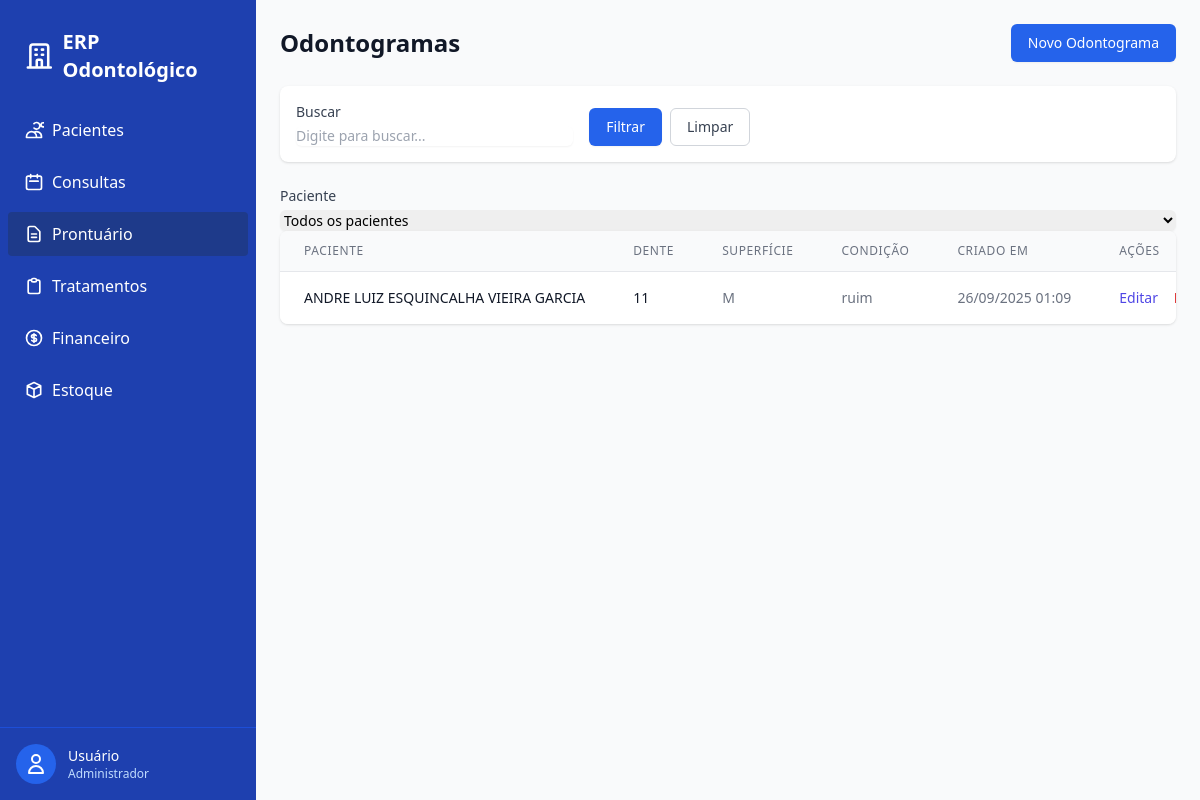
The page /prontuario/odontograma/ (signed in) on the database as committed earlier.
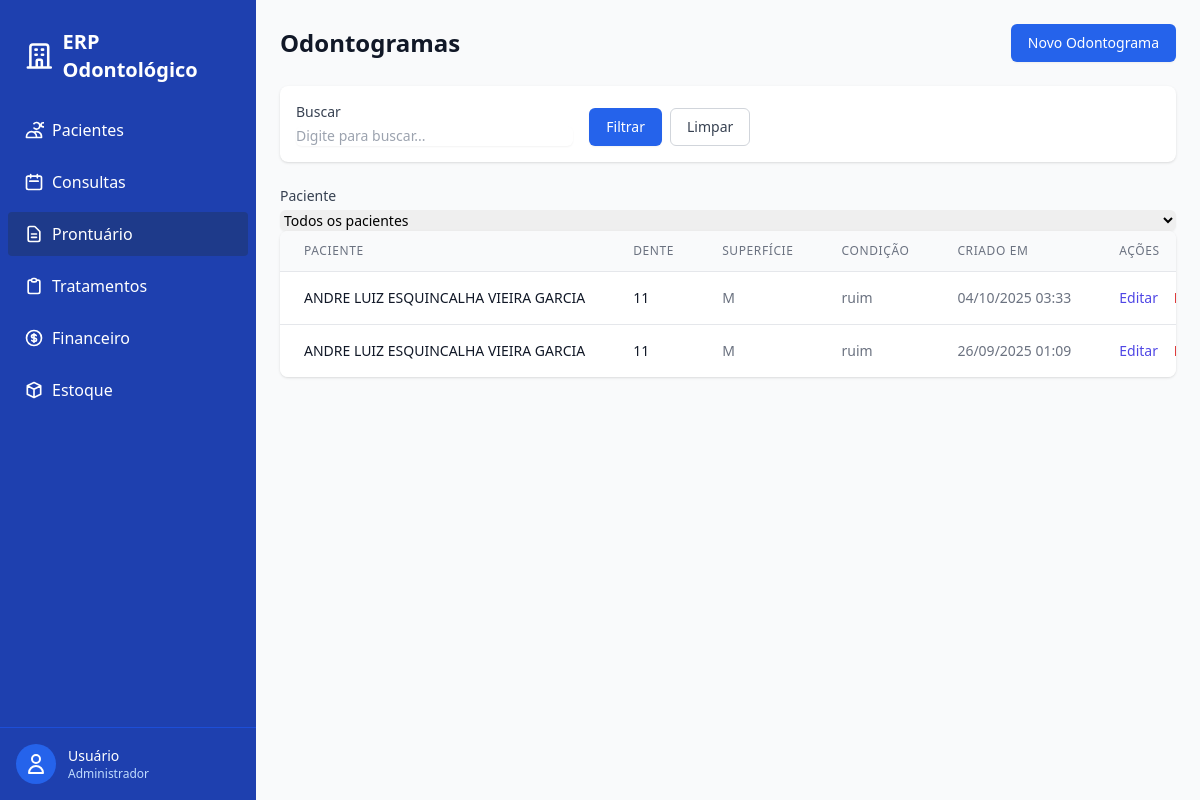
The same page on the database as committed later.
### prontuario/models.py (models this page shows, shortened)
class Odontograma(models.Model):
    class Dente(models.TextChoices):
        D11 = "11", "11 - Incisivo Central Superior Direito"
        D12 = "12", "12 - Incisivo Lateral Superior Direito"
        D13 = "13", "13 - Canino Superior Direito"
        D14 = "14", "14 - 1º Pré-molar Superior Direito"
        D15 = "15", "15 - 2º Pré-molar Superior Direito"
        D16 = "16", "16 - 1º Molar Superior Direito"
        D17 = "17", "17 - 2º Molar Superior Direito"
        D18 = "18", "18 - 3º Molar Superior Direito"
        D21 = "21", "21 - Incisivo Central Superior Esquerdo"
        D22 = "22", "22 - Incisivo Lateral Superior Esquerdo"
        D23 = "23", "23 - Canino Superior Esquerdo"
        D24 = "24", "24 - 1º Pré-molar Superior Esquerdo"
        D25 = "25", "25 - 2º Pré-molar Superior Esquerdo"
        D26 = "26", "26 - 1º Molar Superior Esquerdo"
        D27 = "27", "27 - 2º Molar Superior Esquerdo"
        D28 = "28", "28 - 3º Molar Superior Esquerdo"
        D31 = "31", "31 - Incisivo Central Inferior Esquerdo"
        D32 = "32", "32 - Incisivo Lateral Inferior Esquerdo"
        D33 = "33", "33 - Canino Inferior Esquerdo"
        D34 = "34", "34 - 1º Pré-molar Inferior Esquerdo"
        D35 = "35", "35 - 2º Pré-molar Inferior Esquerdo"
        D36 = "36", "36 - 1º Molar Inferior Esquerdo"
        D37 = "37", "37 - 2º Molar Inferior Esquerdo"
        D38 = "38", "38 - 3º Molar Inferior Esquerdo"
        D41 = "41", "41 - Incisivo Central Inferior Direito"
        D42 = "42", "42 - Incisivo Lateral Inferior Direito"
        D43 = "43", "43 - Canino Inferior Direito"
        D44 = "44", "44 - 1º Pré-molar Inferior Direito"
        D45 = "45", "45 - 2º Pré-molar Inferior Direito"
        D46 = "46", "46 - 1º Molar Inferior Direito"
        D47 = "47", "47 - 2º Molar Inferior Direito"
        D48 = "48", "48 - 3º Molar Inferior Direito"
        D51 = "51", "51 - Incisivo Central Superior Direito (decíduo)"
        D52 = "52", "52 - Incisivo Lateral Superior Direito (decíduo)"
        D53 = "53", "53 - Canino Superior Direito (decíduo)"
        D54 = "54", "54 - 1º Molar Superior Direito (decíduo)"
        D55 = "55", "55 - 2º Molar Superior Direito (decíduo)"
        D61 = "61", "61 - Incisivo Central Superior Esquerdo (decíduo)"
        D62 = "62", "62 - Incisivo Lateral Superior Esquerdo (decíduo)"
        D63 = "63", "63 - Canino Superior Esquerdo (decíduo)"
        D64 = "64", "64 - 1º Molar Superior Esquerdo (decíduo)"
        D65 = "65", "65 - 2º Molar Superior Esquerdo (decíduo)"
        D71 = "71", "71 - Incisivo Central Inferior Esquerdo (decíduo)"
        D72 = "72", "72 - Incisivo Lateral Inferior Esquerdo (decíduo)"
        D73 = "73", "73 - Canino Inferior Esquerdo (decíduo)"
        D74 = "74", "74 - 1º Molar Inferior Esquerdo (decíduo)"
        D75 = "75", "75 - 2º Molar Inferior Esquerdo (decíduo)"
        D81 = "81", "81 - Incisivo Central Inferior Direito (decíduo)"
        D82 = "82", "82 - Incisivo Lateral Inferior Direito (decíduo)"
        D83 = "83", "83 - Canino Inferior Direito (decíduo)"
        D84 = "84", "84 - 1º Molar Inferior Direito (decíduo)"
        D85 = "85", "85 - 2º Molar Inferior Direito (decíduo)"
    class Superficie(models.TextChoices):
        M = "M", "Mesial"
        D = "D", "Distal"
        O = "O", "Oclusal"
        I = "I", "Incisal"
        V = "V", "Vestibular/Bucal"
        P = "P", "Palatina"
        L = "L", "Lingual"
    paciente = models.ForeignKey(
        Paciente,
        verbose_name=("Paciente"),
        on_delete=models.PROTECT
    )
    dente = models.CharField(max_length=2, choices=Dente.choices)
    superficie = models.CharField(
        max_length=1,
        choices=Superficie.choices,
        blank=True
    )
    condicao = models.CharField(max_length=100)
    procedimento_executado = models.ForeignKey(
        ProcedimentoExecutado, on_delete=models.SET_NULL, null=True, blank=True, related_name="alteracoes_odontograma"
    )
    criado_em = models.DateTimeField(auto_now_add=True)
    class Meta:
        ordering = ["paciente", "dente"]
        verbose_name = "Odontograma"
        verbose_name_plural = "Odontogramas"

### pacientes/models.py (models this page shows, shortened)
class Paciente(models.Model):
    nome = models.CharField(max_length=250)
    cpf = models.CharField(unique=True)
    data_nascimento = models.DateField()
    telefone = models.CharField()
    email = models.EmailField(blank=True)
    endereco = models.TextField(blank=True)
    is_active = models.BooleanField(default=True)
    deleted_at = models.DateTimeField(null=True, blank=True)
    criado_em = models.DateTimeField(auto_now_add=True)
    atualizado_em = models.DateTimeField(auto_now=True)
    class Meta:
        ordering = ['nome']
        verbose_name = "Paciente"
        verbose_name_plural = "Pacientes"

### prontuario/views.py (the view)
# urls.py: path("odontograma/", views.OdontogramaListView.as_view(), name="odontograma_list"),
class OdontogramaListView(LoginRequiredMixin, PermissionRequiredMixin, ListView):
    model = Odontograma
    template_name = "prontuario/odontograma_list.html"
    context_object_name = "odontogramas"
    paginate_by = 30
    permission_required = "prontuario.view_odontograma"
    def get_queryset(self):
        qs = super().get_queryset().select_related("paciente")
        pid = self.request.GET.get("paciente")
        if pid:
            qs = qs.filter(paciente_id=pid)
        return qs.order_by("paciente__nome", "dente", "superficie", "-criado_em")

### templates/prontuario/odontograma_list.html (shortened to what the changed rows need)
{% extends "base.html" %}
{% load static %}
{% block content %}
<div class="mb-6 flex justify-between items-center">
    <h1 class="text-2xl font-bold text-gray-900">Odontogramas</h1>
</div>
<div class="bg-white shadow overflow-hidden sm:rounded-lg">
    <div class="overflow-x-auto">
        <table class="min-w-full divide-y divide-gray-200">
            <thead class="bg-gray-50">
                <tr>
                    <th scope="col"
                        class="px-6 py-3 text-left text-xs font-medium text-gray-500 uppercase tracking-wider">Paciente
                    </th>
                    <th scope="col"
                        class="px-6 py-3 text-left text-xs font-medium text-gray-500 uppercase tracking-wider">Dente
                    </th>
                    <th scope="col"
                        class="px-6 py-3 text-left text-xs font-medium text-gray-500 uppercase tracking-wider">
                        Superfície</th>
                    <th scope="col"
                        class="px-6 py-3 text-left text-xs font-medium text-gray-500 uppercase tracking-wider">Condição
                    </th>
                    <th scope="col"
                        class="px-6 py-3 text-left text-xs font-medium text-gray-500 uppercase tracking-wider">Criado em
                    </th>
                    <th scope="col"
                        class="px-6 py-3 text-left text-xs font-medium text-gray-500 uppercase tracking-wider">Ações
                    </th>
                </tr>
            </thead>
            <tbody class="bg-white divide-y divide-gray-200">
                {% for odontograma in odontogramas %}
                <tr class="hover:bg-gray-50">
                    <td class="px-6 py-4 whitespace-nowrap">
                        <div class="text-sm font-medium text-gray-900">{{ odontograma.paciente.nome }}</div>
                    </td>
                    <td class="px-6 py-4 whitespace-nowrap">
                        <div class="text-sm text-gray-900">{{ odontograma.dente }}</div>
                    </td>
                    <td class="px-6 py-4 whitespace-nowrap">
                        <div class="text-sm text-gray-500">{{ odontograma.superficie|default:"-" }}</div>
                    </td>
                    <td class="px-6 py-4 whitespace-nowrap">
                        <div class="text-sm text-gray-500">{{ odontograma.condicao }}</div>
                    </td>
                    <td class="px-6 py-4 whitespace-nowrap">
                        <div class="text-sm text-gray-500">{{ odontograma.criado_em|date:"d/m/Y H:i" }}</div>
                    </td>
                    <td class="px-6 py-4 whitespace-nowrap text-sm font-medium">
                        <a href="{% url 'prontuario:odontograma_update' odontograma.id %}"
                            class="text-indigo-600 hover:text-indigo-900 mr-3">Editar</a>
                        <a href="{% url 'prontuario:odontograma_delete' odontograma.id %}"
                            class="text-red-600 hover:text-red-900"
                            onclick="return confirmDelete('Tem certeza que deseja excluir este registro do odontograma?')">Excluir</a>
                    </td>
                </tr>
                {% empty %}
                <tr>
                    <td colspan="6" class="px-6 py-4 text-center text-sm text-gray-500">
                        Nenhum registro de odontograma encontrado.
                    </td>
                </tr>
                {% endfor %}
            </tbody>
        </table>
    </div>
</div>
{% endblock %}

Rows that differ between the two databases and show on the page:
added Odontograma: paciente.nome "ANDRE LUIZ ESQUINCALHA VIEIRA GARCIA", dente "11", superficie "M", condicao "ruim", criado_em "04/10/2025 03:33"
